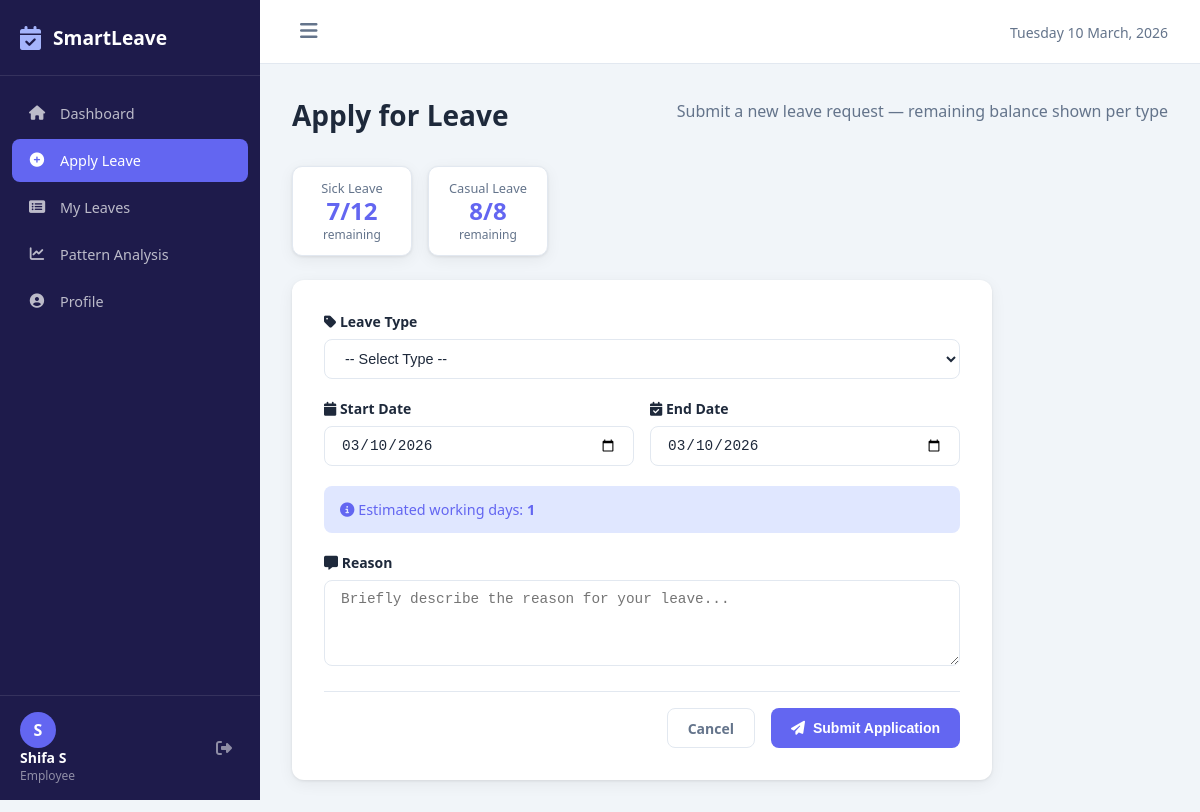
The page /apply-leave (signed in) on the database its author committed.
### tables this page shows
CREATE TABLE leave_types (
        leave_type_id INTEGER PRIMARY KEY AUTOINCREMENT, leave_name TEXT NOT NULL,
        max_days_year INTEGER DEFAULT 10, is_paid INTEGER DEFAULT 1,
        allowed_roles TEXT DEFAULT 'Employee');

### app.py (the view, shortened to what this page needs)
@app.route('/apply-leave', methods=['GET','POST'])
@login_required
def apply_leave():
    db=get_db()
    role = session['role']
    leave_types = db.execute("SELECT * FROM leave_types WHERE allowed_roles LIKE ?", (f'%{role}%',)).fetchall()
    balances = get_user_balances(db, session['user_id'])
    balance_map = {b['leave_type_id']: b for b in balances}
    today = date.today().isoformat()
    return render_template('apply_leave.html',leave_types=leave_types,balance_map=balance_map,today=today)

### app.py (called while the page is built)
def get_db():
    if 'db' not in g:
        g.db = sqlite3.connect(DATABASE)
        g.db.row_factory = sqlite3.Row
        g.db.execute("PRAGMA foreign_keys = ON")
    return g.db

def login_required(f):
    @wraps(f)
    def d(*a,**kw):
        if 'user_id' not in session: return redirect(url_for('login'))
        return f(*a,**kw)
    return d

### templates/apply_leave.html (shortened to what this page needs)
{% extends 'base.html' %}
{% block content %}
<div class="page-header">
  <h1>Apply for Leave</h1>
  <p>Submit a new leave request — remaining balance shown per type</p>
</div>
<div class="balance-mini-bar" style="display:flex;gap:1rem;flex-wrap:wrap;margin-bottom:1.5rem;">
  {% for b in balance_map.values() %}
  <div class="balance-mini {% if b.remaining == 0 %}balance-empty{% elif b.remaining <= 3 %}balance-low{% endif %}">
    <span class="bm-name">{{ b.leave_name }}</span>
    <span class="bm-count">{{ b.remaining }}/{{ b.allocated }}</span>
    <span class="bm-label">remaining</span>
  </div>
  {% endfor %}
</div>
<div class="form-card">
  <form method="POST" id="leaveForm">
    <div class="form-row">
      <div class="form-group">
        <label><i class="fas fa-tag"></i> Leave Type</label>
        <select name="leave_type_id" required class="form-control" id="leaveTypeSelect" onchange="updateBalanceInfo()">
          <option value="">-- Select Type --</option>
        </select>
      </div>
    </div>
    <div class="form-row">
      <div class="form-group">
        <label><i class="fas fa-calendar"></i> Start Date</label>
        <input type="date" name="start_date" id="start_date" required class="form-control" min="{{ today }}"/>
      </div>
      <div class="form-group">
        <label><i class="fas fa-calendar-check"></i> End Date</label>
        <input type="date" name="end_date" id="end_date" required class="form-control" min="{{ today }}"/>
      </div>
    </div>
    <div class="form-group" id="daysPreview" style="display:none;">
      <div class="days-preview-box" id="daysPreviewBox">
        <i class="fas fa-info-circle"></i>
        Estimated working days: <strong id="estDays">-</strong>
      </div>
    </div>
    <div class="form-group">
      <label><i class="fas fa-comment-alt"></i> Reason</label>
      <textarea name="reason" rows="4" class="form-control" placeholder="Briefly describe the reason for your leave..." required></textarea>
    </div>
    <div class="form-actions">
      <a href="{{ url_for('dashboard') }}" class="btn btn-outline">Cancel</a>
      <button type="submit" class="btn btn-primary">
        <i class="fas fa-paper-plane"></i> Submit Application
      </button>
    </div>
  </form>
</div>
{% endblock %}

### static/css/style.css (style rules this page uses)
*, *::before, *::after { box-sizing: border-box; margin: 0; padding: 0; }
:root { --primary: #6366f1; --primary-dark: #4f46e5; --primary-light: #e0e7ff; --success: #10b981; --warning: #f59e0b; --danger: #ef4444; --info: #3b82f6; --bg: #f1f5f9; --surface: #ffffff; --text: #1e293b; --text-muted: #64748b; --border: #e2e8f0; --sidebar-w: 260px; --radius: 12px; --shadow: 0 1px 3px rgba(0,0,0,.08), 0 4px 16px rgba(0,0,0,.06); }
body { font-family: 'Segoe UI', system-ui, sans-serif; background: var(--bg); color: var(--text); }
a { text-decoration: none; color: inherit; }
.page-header { display: flex; justify-content: space-between; align-items: flex-start; margin-bottom: 2rem; }
.page-header h1 { font-size: 1.75rem; font-weight: 700; color: var(--text); }
.page-header p { color: var(--text-muted); margin-top: .25rem; }
.btn { display: inline-flex; align-items: center; gap: .5rem; padding: .6rem 1.25rem; border-radius: 8px; font-size: .875rem; font-weight: 600; cursor: pointer; border: none; transition: .2s; }
.btn-primary { background: var(--primary); color: white; }
.btn-outline { background: white; color: var(--text-muted); border: 1.5px solid var(--border); }
.form-card { background: white; border-radius: var(--radius); box-shadow: var(--shadow); padding: 2rem; max-width: 700px; }
.form-row { display: flex; gap: 1rem; }
.form-row .form-group { flex: 1; }
.form-group { margin-bottom: 1.25rem; }
.form-group label { display: block; font-size: .875rem; font-weight: 600; margin-bottom: .5rem; color: var(--text); }
.form-control { width: 100%; padding: .625rem 1rem; border: 1.5px solid var(--border); border-radius: 8px; font-size: .9rem; transition: .2s; background: white; color: var(--text); }
.form-actions { display: flex; gap: 1rem; justify-content: flex-end; padding-top: 1rem; border-top: 1px solid var(--border); margin-top: 1rem; }
.days-preview-box { background: var(--primary-light); color: var(--primary); border-radius: 8px; padding: .875rem 1rem; font-size: .9rem; }
.balance-mini-bar { display: flex; gap: .75rem; flex-wrap: wrap; }
.balance-mini { display: flex; flex-direction: column; align-items: center; padding: .75rem 1.25rem; background: white; border-radius: 10px; border: 1.5px solid var(--border); min-width: 120px; box-shadow: var(--shadow); }
.bm-name { font-size: .8rem; color: var(--text-muted); font-weight: 500; }
.bm-count { font-size: 1.5rem; font-weight: 700; color: var(--primary); line-height: 1.2; }
.bm-label { font-size: .75rem; color: var(--text-muted); }

### rows shown on the page
leave_types: leave_name "Sick Leave", remaining "7", allocated "12"
leave_types: leave_name "Casual Leave", remaining "8", allocated "8"

### other values the page prints
{{ session.user_name[0] }} "S"
{{ session.user_name }} "Shifa S"
{{ session.role }} "Employee"
